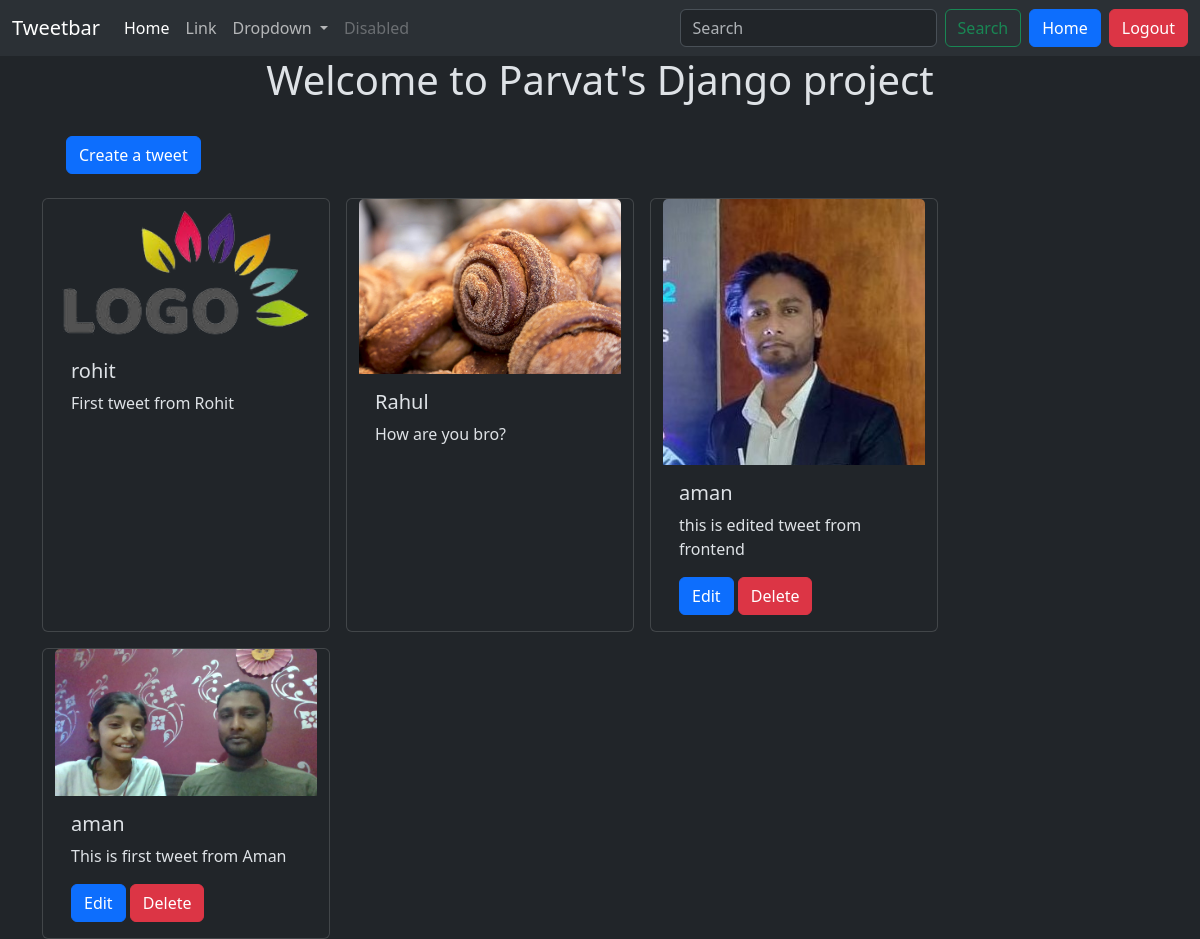
The page /tweet/ (signed in) on the database its author committed.
### tweet/models.py (models this page shows, shortened)
class Tweet(models.Model):
    user = models.ForeignKey(User, on_delete=models.CASCADE)
    text = models.TextField(max_length=240)
    photo = models.ImageField(upload_to='photos/', blank=True, null=True)
    created_at = models.DateTimeField(auto_now_add=True)
    updated_at = models.DateTimeField(auto_now=True)

### tweet/views.py (the view)
# urls.py: path('', views.tweet_list, name='tweet_list'),
def tweet_list(request):
    tweets = Tweet.objects.all().order_by('-created_at')
    return render(request,'tweet_list.html', {'tweets': tweets})

### tweet/templates/tweet_list.html (shortened to what this page needs)
{% extends "layout.html" %}
{% block content %}
<h1 class="text-center mx-4">Welcome to Parvat's Django project</h1>
<a href="{% url 'tweet_create' %}" class="btn btn-primary m-4">Create a tweet</a>
<div class="container row gap-3">
    {% for tweet in tweets %}
    <div class="card" style="width: 18rem;">
        <img src="{{tweet.photo.url}}" alt="..." class="card-img-top">
        <div class="card-body">
            <h5 class="card-title">{{tweet.user.username}}</h5>
            <p class="card-text">{{tweet.text}}</p>
            {% if tweet.user == user%}
            <a href="{% url 'tweet_edit' tweet.id %}" class="btn btn-primary">Edit</a>
            <a href="{% url 'tweet_delete' tweet.id %}" class="btn btn-danger">Delete</a>
            {% endif %}
        </div>
    </div>
    {% endfor %}
</div>
{% endblock %}

### rows shown on the page
Tweet: photo (picture), user.username "rohit", text "First tweet from Rohit"
Tweet: photo (picture), user.username "Rahul", text "How are you bro?"
Tweet: photo (picture), user.username "aman", text "this is edited tweet from frontend", shows "Edit"
Tweet: photo (picture), user.username "aman", text "This is first tweet from Aman", shows "Edit"
